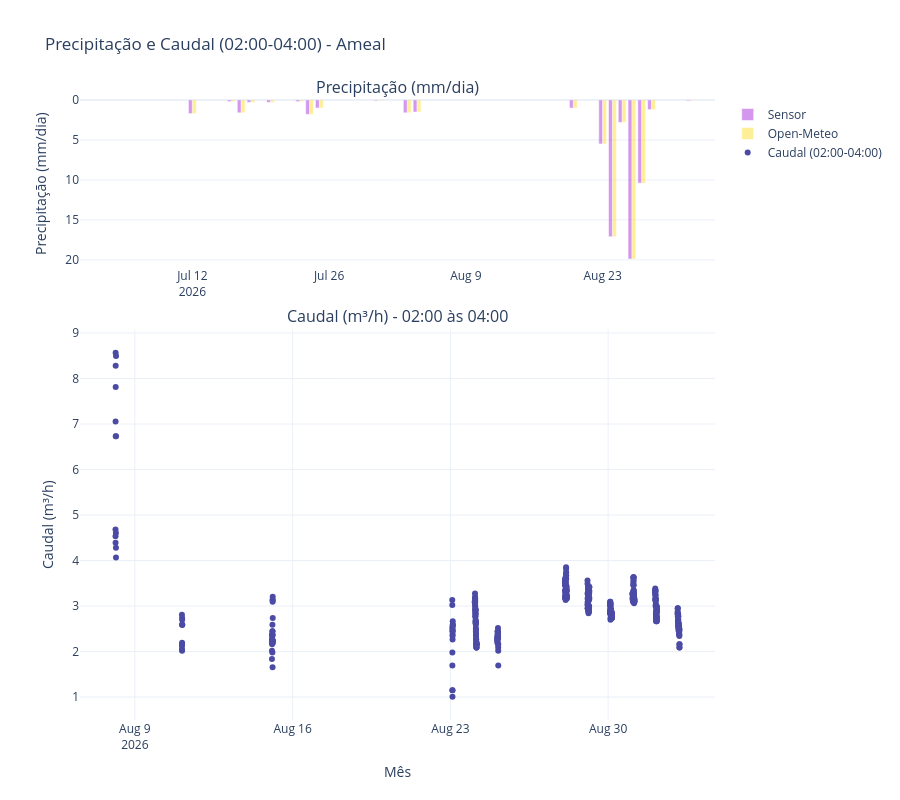

The notebook cell this image was saved under:
### Code cell
# Criar gráfico para dados de 02:00-04:00
fig_02_04 = make_subplots(
    rows=2, cols=1,
    row_heights=[0.3, 0.7],
    subplot_titles=('Precipitação (mm/dia)', 'Caudal (m³/h) - 02:00 às 04:00'),
    vertical_spacing=0.1,
    specs=[[{"secondary_y": False}], [{"secondary_y": False}]]
)

# Gráfico superior - Precipitação Sensor
fig_02_04.add_trace(
    go.Bar(
        x=precip_por_dia['dia'],
        y=precip_por_dia['precip_incremental'],
        name='Sensor',
        marker_color='darkviolet',
        opacity=0.4,
        hovertemplate='<b>Sensor</b><br>Data: %{x|%Y-%m-%d}<br>Precipitação: %{y:.2f} mm/dia<extra></extra>'
    ),
    row=1, col=1
)

# Gráfico superior - Precipitação Open-Meteo
fig_02_04.add_trace(
    go.Bar(
        x=openmeteo_por_dia['dia'],
        y=openmeteo_por_dia['precipitation'],
        name='Open-Meteo',
        marker_color='gold',
        opacity=0.4,
        hovertemplate='<b>Open-Meteo</b><br>Data: %{x|%Y-%m-%d}<br>Precipitação: %{y:.2f} mm/dia<extra></extra>'
    ),
    row=1, col=1
)

# Gráfico inferior - Caudal (02:00-04:00)
_plot_02_04 = df_caudal_02_04_2min.dropna(subset=['caudal_m3_h'])
_plot_02_04 = _plot_02_04[_plot_02_04['caudal_m3_h'] > 0]
if len(_plot_02_04) > 0:
    fig_02_04.add_trace(
        go.Scatter(
            x=_plot_02_04['data'],
            y=_plot_02_04['caudal_m3_h'],
            name='Caudal (02:00-04:00)',
            mode='markers',
            line=dict(color='navy', width=1),
            opacity=0.7,
            hovertemplate='<b>Caudal</b><br>Data/Hora: %{x|%Y-%m-%d %H:%M}<br>Caudal: %{y:.4f} m³/h<extra></extra>'
        ),
        row=2, col=1
    )

# Inverter eixo Y do gráfico superior (precipitação)
fig_02_04.update_yaxes(autorange="reversed", row=1, col=1)

# Atualizar layout
fig_02_04.update_layout(
    title_text=f'Precipitação e Caudal (02:00-04:00) - {STATION_LABEL}',
    height=800,
    showlegend=True,
    hovermode='closest',
    template='plotly_white'
)

fig_02_04.update_xaxes(title_text="Mês", row=2, col=1)
fig_02_04.update_yaxes(title_text="Precipitação (mm/dia)", row=1, col=1)
fig_02_04.update_yaxes(title_text="Caudal (m³/h)", row=2, col=1)

fig_02_04.show()

### Figure 1 — Plotly figure (JSON) as saved in the notebook; plotly's stock layout.template omitted (floating-point values rounded to 4 significant figures; data arrays with more than 128 entries replaced by an {"elided": "..."} marker saying what was removed)
{"data": [{"hovertemplate": "<b>Sensor</b><br>Data: %{x|%Y-%m-%d}<br>Precipitação: %{y:.2f} mm/dia<extra></extra>", "marker": {"color": "darkviolet"}, "name": "Sensor", "opacity": 0.4, "type": "bar", "x": ["2026-07-01T00:00:00", "2026-07-02T00:00:00", "2026-07-03T00:00:00", "2026-07-04T00:00:00", "2026-07-05T00:00:00", "2026-07-06T00:00:00", "2026-07-07T00:00:00", "2026-07-08T00:00:00", "2026-07-09T00:00:00", "2026-07-10T00:00:00", "2026-07-11T00:00:00", "2026-07-12T00:00:00", "2026-07-13T00:00:00", "2026-07-14T00:00:00", "2026-07-15T00:00:00", "2026-07-16T00:00:00", "2026-07-17T00:00:00", "2026-07-18T00:00:00", "2026-07-19T00:00:00", "2026-07-20T00:00:00", "2026-07-21T00:00:00", "2026-07-22T00:00:00", "2026-07-23T00:00:00", "2026-07-24T00:00:00", "2026-07-25T00:00:00", "2026-07-26T00:00:00", "2026-07-27T00:00:00", "2026-07-28T00:00:00", "2026-07-29T00:00:00", "2026-07-30T00:00:00", "2026-07-31T00:00:00", "2026-08-01T00:00:00", "2026-08-02T00:00:00", "2026-08-03T00:00:00", "2026-08-04T00:00:00", "2026-08-05T00:00:00", "2026-08-06T00:00:00", "2026-08-07T00:00:00", "2026-08-08T00:00:00", "2026-08-09T00:00:00", "2026-08-10T00:00:00", "2026-08-11T00:00:00", "2026-08-12T00:00:00", "2026-08-13T00:00:00", "2026-08-14T00:00:00", "2026-08-15T00:00:00", "2026-08-16T00:00:00", "2026-08-17T00:00:00", "2026-08-18T00:00:00", "2026-08-19T00:00:00", "2026-08-20T00:00:00", "2026-08-21T00:00:00", "2026-08-22T00:00:00", "2026-08-23T00:00:00", "2026-08-24T00:00:00", "2026-08-25T00:00:00", "2026-08-26T00:00:00", "2026-08-27T00:00:00", "2026-08-28T00:00:00", "2026-08-29T00:00:00", "2026-08-30T00:00:00", "2026-08-31T00:00:00", "2026-09-01T00:00:00", "2026-09-02T00:00:00", "2026-09-03T00:00:00"], "xaxis": "x", "y": [0.0, 0.0, 0.0, 0.0, 0.0, 0.0, 0.0, 0.0, 0.0, 0.0, 0.0, 1.7, 0.0, 0.0, 0.0, 0.2, 1.6, 0.3, 0.0, 0.3, 0.0, 0.0, 0.2, 1.8, 1.0, 0.0, 0.0, 0.0, 0.0, 0.0, 0.1, 0.0, 0.0, 1.6, 1.5, 0.0, 0.0, 0.0, 0.0, 0.0, 0.0, 0.0, 0.0, 0.0, 0.0, 0.0, 0.0, 0.0, 0.0, 0.0, 1.0, 0.0, 0.0, 5.5, 17.1, 2.8, 19.9, 10.4, 1.2, 0.0, 0.0, 0.0, 0.1, 0.0, 0.0], "yaxis": "y"}, {"hovertemplate": "<b>Open-Meteo</b><br>Data: %{x|%Y-%m-%d}<br>Precipitação: %{y:.2f} mm/dia<extra></extra>", "marker": {"color": "gold"}, "name": "Open-Meteo", "opacity": 0.4, "type": "bar", "x": ["2026-07-01T00:00:00", "2026-07-02T00:00:00", "2026-07-03T00:00:00", "2026-07-04T00:00:00", "2026-07-05T00:00:00", "2026-07-06T00:00:00", "2026-07-07T00:00:00", "2026-07-08T00:00:00", "2026-07-09T00:00:00", "2026-07-10T00:00:00", "2026-07-11T00:00:00", "2026-07-12T00:00:00", "2026-07-13T00:00:00", "2026-07-14T00:00:00", "2026-07-15T00:00:00", "2026-07-16T00:00:00", "2026-07-17T00:00:00", "2026-07-18T00:00:00", "2026-07-19T00:00:00", "2026-07-20T00:00:00", "2026-07-21T00:00:00", "2026-07-22T00:00:00", "2026-07-23T00:00:00", "2026-07-24T00:00:00", "2026-07-25T00:00:00", "2026-07-26T00:00:00", "2026-07-27T00:00:00", "2026-07-28T00:00:00", "2026-07-29T00:00:00", "2026-07-30T00:00:00", "2026-07-31T00:00:00", "2026-08-01T00:00:00", "2026-08-02T00:00:00", "2026-08-03T00:00:00", "2026-08-04T00:00:00", "2026-08-05T00:00:00", "2026-08-06T00:00:00", "2026-08-07T00:00:00", "2026-08-08T00:00:00", "2026-08-09T00:00:00", "2026-08-10T00:00:00", "2026-08-11T00:00:00", "2026-08-12T00:00:00", "2026-08-13T00:00:00", "2026-08-14T00:00:00", "2026-08-15T00:00:00", "2026-08-16T00:00:00", "2026-08-17T00:00:00", "2026-08-18T00:00:00", "2026-08-19T00:00:00", "2026-08-20T00:00:00", "2026-08-21T00:00:00", "2026-08-22T00:00:00", "2026-08-23T00:00:00", "2026-08-24T00:00:00", "2026-08-25T00:00:00", "2026-08-26T00:00:00", "2026-08-27T00:00:00", "2026-08-28T00:00:00", "2026-08-29T00:00:00", "2026-08-30T00:00:00", "2026-08-31T00:00:00", "2026-09-01T00:00:00", "2026-09-02T00:00:00", "2026-09-03T00:00:00"], "xaxis": "x", "y": [0.0, 0.0, 0.0, 0.0, 0.0, 0.0, 0.0, 0.0, 0.0, 0.0, 0.0, 1.7, 0.0, 0.0, 0.0, 0.2, 1.6, 0.3, 0.0, 0.3, 0.0, 0.0, 0.2, 1.8, 1.0, 0.0, 0.0, 0.0, 0.0, 0.0, 0.1, 0.0, 0.0, 1.6, 1.5, 0.0, 0.0, 0.0, 0.0, 0.0, 0.0, 0.0, 0.0, 0.0, 0.0, 0.0, 0.0, 0.0, 0.0, 0.0, 1.0, 0.0, 0.0, 5.5, 17.1, 2.8, 19.9, 10.4, 1.2, 0.0, 0.0, 0.0, 0.1, 0.0, 0.0], "yaxis": "y"}, {"hovertemplate": "<b>Caudal</b><br>Data/Hora: %{x|%Y-%m-%d %H:%M}<br>Caudal: %{y:.4f} m³/h<extra></extra>", "line": {"color": "navy", "width": 1}, "mode": "markers", "name": "Caudal (02:00-04:00)", "opacity": 0.7, "type": "scatter", "x": {"elided": "522 str values"}, "xaxis": "x2", "y": {"elided": "522 float values"}, "yaxis": "y2"}], "layout": {"annotations": [{"font": {"size": 16}, "showarrow": false, "text": "Precipitação (mm/dia)", "x": 0.5, "xanchor": "center", "xref": "paper", "y": 1, "yanchor": "bottom", "yref": "paper"}, {"font": {"size": 16}, "showarrow": false, "text": "Caudal (m³/h) - 02:00 às 04:00", "x": 0.5, "xanchor": "center", "xref": "paper", "y": 0.63, "yanchor": "bottom", "yref": "paper"}], "height": 800, "hovermode": "closest", "showlegend": true, "title": {"text": "Precipitação e Caudal (02:00-04:00) - Ameal"}, "xaxis": {"anchor": "y", "domain": [0, 1]}, "xaxis2": {"anchor": "y2", "domain": [0, 1], "title": {"text": "Mês"}}, "yaxis": {"anchor": "x", "autorange": "reversed", "domain": [0.73, 1], "title": {"text": "Precipitação (mm/dia)"}}, "yaxis2": {"anchor": "x2", "domain": [0, 0.63], "title": {"text": "Caudal (m³/h)"}}}}
